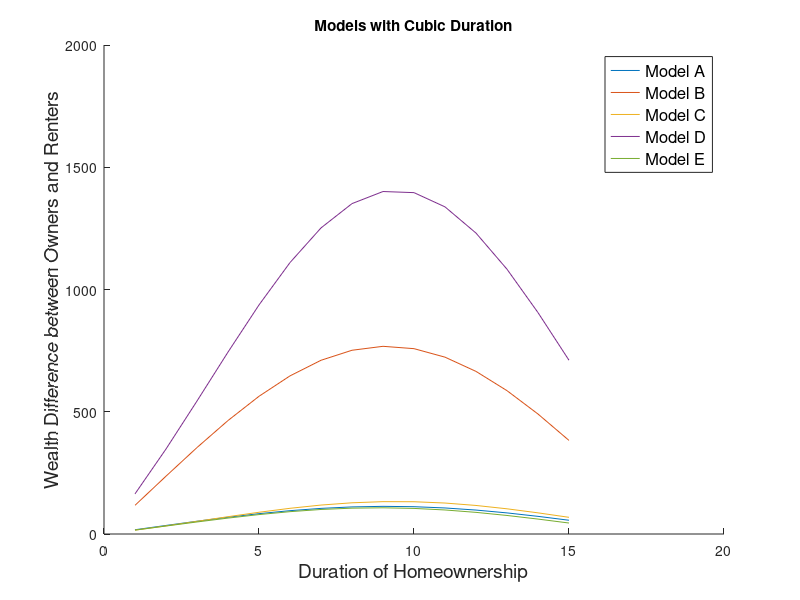
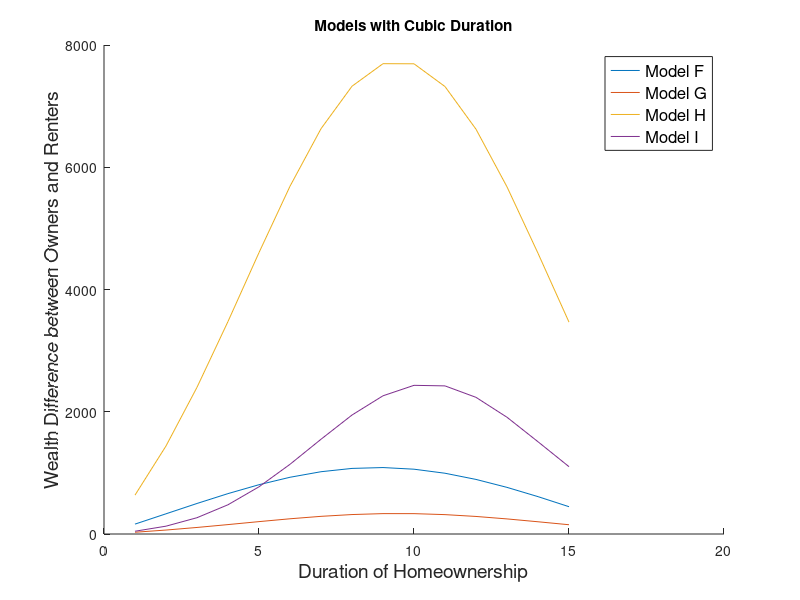
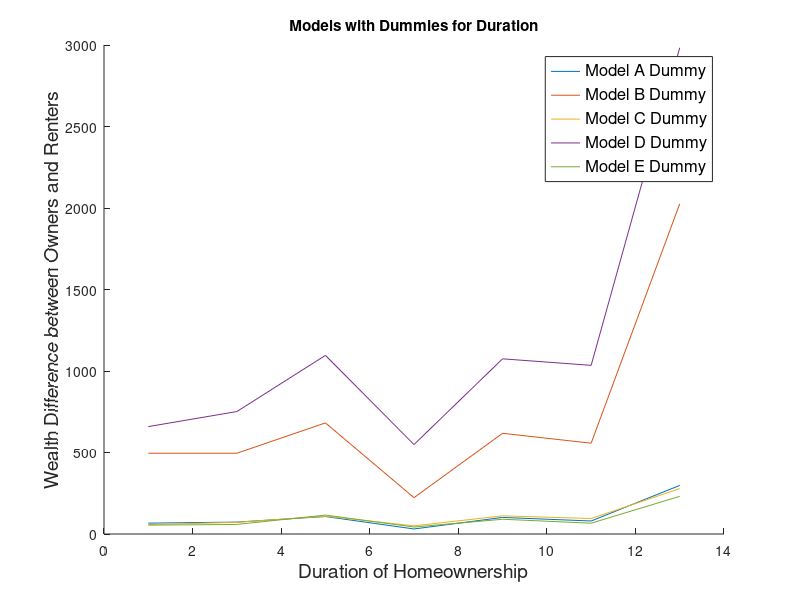
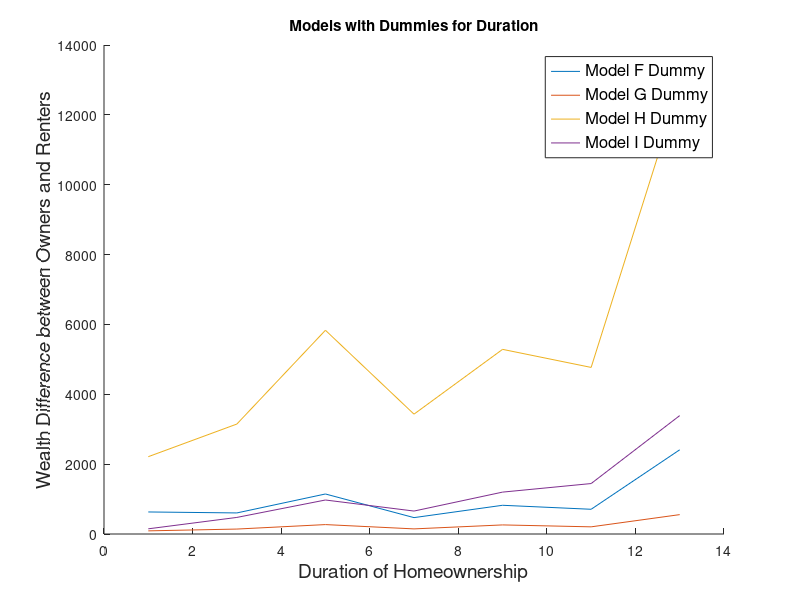

MATLAB code for these plots, in order: (Note: this script raises an error after producing the figures.)
% NOTE: HH_partially_present
%% REGRESSUION RESULTS FOR NET WEALTH
dur         = 1:1:15;
dummy_dur   = 1:2:15;

%% Di et al. MODELs on our sample (1999-2015)
%  LogW = alpha + beta_h * H + beta_sh * SH + beta_ht*TH+ beta_c * C

%% When we use dummies for duration  
%  LogW = alpha + beta_h * H + beta_sh * SH + beta_c * C + Gamma * D
%  where beta_h = 0, beta_sh =0, gamma is the coeff for each dur dummies 

%% OUR MODELS
% Model A - control for initial wealth, income, & other controls
% Model B - control for initial wealth quartiles, income, & other controls
% Model C - control for initial wealth, NOT income, & others
% Model D - control for initial wealth quartiles, NOT income, & others
% Model E - control for initial wealth, income, & NOT other controls
% Model F - control for initial wealth quartiles, income, & NOT other controls
% Model G - control for initial wealth, NOT income, & NOT others
% Model H - control for initial wealth quartiles, NOT income, & NOT others
% Model I - control for none

%% COEFFICIENTS FROM THEIR ESTIMATION 
alpha   = [ -9.632          % MODEL A
            -9.553          % MODEL A Dummy
           -10.10          % MODEL B
           -10.01          % MODEL B Dummy 
             2.592          % MODEL C
             2.563          % MODEL C Dummy 
             2.683          % MODEL D
             2.647          % MODEL D Dummy 
           -11.81            % MODEL E
           -11.74          % MODEL E Dummy
           -12.46          % MODEL F
           -12.37          % MODEL F Dummy 
             2.541          % MODEL G
             2.477          % MODEL G Dummy 
             2.581          % MODEL H
             2.504          % MODEL H Dummy
             5.406          % MODEL I
             5.249          % MODEL I Dummy
           -8.5778];    % Di Belseky Liu (model B)
       
beta_h  = [0.155           % MODEL A
           0               % MODEL A Dummy
           0.157           % MODEL B
           0               % MODEL B Dummy 
           0.249           % MODEL C
           0               % MODEL C Dummy 
           0.258           % MODEL D
           0               % MODEL D Dummy 
           0.188           % MODEL E
           0               % MODEL E Dummy
           0.191           % MODEL F
           0               % MODEL F Dummy 
           0.379           % MODEL G
           0               % MODEL G Dummy 
           0.395           % MODEL H
           0               % MODEL H Dummy
           0.788           % MODEL I
           0               % MODEL I Dummy
           0.79478];       % Di Belseky Liu (model B)  
       
beta_hs = [-0.0085         % MODEL A
            0              % MODEL A Dummy
           -0.0086         % MODEL B
            0              % MODEL B Dummy 
           -0.0132         % MODEL C
            0              % MODEL C Dummy 
           -0.0137         % MODEL D
            0              % MODEL D Dummy 
           -0.0106         % MODEL E
            0              % MODEL E Dummy
           -0.0108         % MODEL F
            0              % MODEL F Dummy 
           -0.0200         % MODEL G
            0              % MODEL G Dummy 
           -0.0208         % MODEL H
            0              % MODEL H Dummy
           -0.0377         % MODEL I
            0              % MODEL I Dummy
           -0.0500];       % Di Belseky Liu (model B)
        
beta_ht = [0               % MODEL A
           0               % MODEL A Dummy
           0               % MODEL B
           0               % MODEL B Dummy 
           0               % MODEL C
           0               % MODEL C Dummy 
           0               % MODEL D
           0               % MODEL D Dummy 
           0               % MODEL E
           0               % MODEL E Dummy
           0               % MODEL F
           0               % MODEL F Dummy 
           0               % MODEL G
           0               % MODEL G Dummy 
           0               % MODEL H
           0               % MODEL H Dummy
           0               % MODEL I
           0               % MODEL I Dummy
           0];             % Di Belseky Liu (model B)
        
%           D1     D3      D5      D7      D9      D11      D13      D15           
Gamma   = [ 0      0       0       0       0       0        0        0     % MODEL A
            0.493  0.530   0.706   0.259   0.679   0.567    1.348   -0.046 % MODEL A Dummy
            0      0       0       0       0       0        0        0     % MODEL B
            0.548  0.548   0.695   0.284   0.647   0.599    1.382   -0.038 % MODEL B Dummy
            0      0       0       0       0       0        0        0     % MODEL C
            0.715  0.832   1.092   0.645   1.104   1.001    1.799    0.448 % MODEL C Dummy
            0      0       0       0       0       0        0        0     % MODEL D
            0.794  0.868   1.104   0.698   1.091   1.066    1.870    0.477 % MODEL D Dummy
            0      0       0       0       0       0        0        0     % MODEL E
            0.526  0.558   0.907   0.434   0.766   0.611    1.371    0.104 % MODEL E Dummy
            0      0       0       0       0       0        0        0     % MODEL F
            0.593  0.573   0.904   0.471   0.720   0.646    1.409    0.099 % MODEL F Dummy
            0      0       0       0       0       0        0        0     % MODEL G
            0.894  1.185   1.673   1.209   1.644   1.457    2.293    1.113 % MODEL G Dummy
            0      0       0       0       0       0        0        0     % MODEL H
            1.004  1.241   1.715   1.303   1.635   1.553    2.398    1.166 % MODEL H Dummy
            0      0       0       0       0       0        0        0     % MODEL I
            1.633  2.651   3.332   2.956   3.534   3.715    4.554    3.869 % MODEL I Dummy
            0      0       0       0       0       0        0        0];   % Di Belseky Liu MODEL B         

        
         %------------------------------------------------------------------------------------------------------------------------------------------------------------------------------------------------------------------------------------
         %         |  DUMMY   |          |  DUMMY   |          |  DUMMY   |          |  DUMMY   |         |  DUMMY   |          |  DUMMY   |          |  DUMMY   |          |  DUMMY   |          |  DUMMY   |
         % MODEL A |  MODEL A |  MODEL B |  MODEL B |  MODEL C |  MODEL C |  MODEL D |  MODEL D | MODEL E |  MODEL E |  MODEL F |  MODEL F |  MODEL G |  MODEL G |  MODEL H |  MODEL H |  MODEL I |  MODEL I |  DBL MODEL B 
         %------------------------------------------------------------------------------------------------------------------------------------------------------------------------------------------------------------------------------------
beta_c  = [ 1.223     1.213      1.278      1.265      0         0            0          0          1.415     1.404      1.483      1.469      0         0          0          0          0          0           1.40880     ;...   % Average annual income 1999-2015 (log)    
            0.342     0.342      0          0          0.424     0.422        0          0          0.428     0.427      0          0          0.562     0.558      0          0          0          0           0           ;...   % Net wealth 1999 (log)
            0         0          0          0          0         0            0          0          0         0          0          0          0         0          0          0          0          0           0.23708     ;...   % Savings tendency between 1984 and 1994
            2.52e-07  2.70e-07   3.18e-07   3.37e-07   2.96e-07  3.16e-07     3.77e-07   3.99e-07   0         0          0          0          0         0          0          0          0          0           1.2790e-05  ;...   % Total inheritance and settlement payment received between 1989 and 2001
            0         0          0          0          0         0            0          0          0         0          0          0          0         0          0          0          0          0           0.6572      ;...   % Ever selected itemizing deduction in tax filings between 1989 and 2001  
            0.424     0.417      0.420      0.412      0.712     0.699        0.722      0.708      0         0          0          0          0         0          0          0          0          0           0.40858     ;...   % High school
           -0.000522 -0.000222   0.000907   0.00128   -0.00529  -0.00484     -0.00381   -0.00326   -0.0151   -0.0150    -0.0137    -0.0135    -0.0207   -0.0204    -0.0191    -0.0187    -0.0393    -0.0384      0.01880     ;...   % Age of household head in 1999
            0         0          0          0          0         0            0          0          0         0          0          0          0         0          0          0          0          0           0.24488     ;...   % Percentage of time as a married couple hh
            0.187     0.192      0.183      0.188      0.150     0.155        0.143      0.149      0         0          0          0          0         0          0          0          0          0          -9.09e-05    ;...   % Change in the number of children in household, 1999-2015
            0         0          3.278      3.276      0         0            4.088      4.073      0         0          4.117      4.116      0         0          5.492      5.461      0          0           0           ;...   % Being in top quart of wealth dist. in 1999
           -0.505    -0.520     -0.513     -0.531     -0.666    -0.687       -0.688     -0.713      0         0          0          0          0         0          0          0          0          0           0.10545     ;...   % South
           -0.00661  -0.0228     0.00371   -0.0137    -0.243    -0.263       -0.245     -0.266      0         0          0          0          0         0          0          0          0          0           0.17547     ]';    % Metro in our case // Other metro
           

[height_beta_c, width_beta_c] = size(beta_c);  

%% INDEPENDENT VARIABLES 
% fix variables:
%   1. continuous variables: at their sample means
%   2. categorical variables: estimates of the groups with the highest incidence   
%      (white, HS grad, South, Not in Large, Other Metro, Used itemized
%      dedeuction, top wealth quartile, not divorced)

           % OURS           % DI ETAL
C =       [  10.55           10.40096      % Average annual income 1999-2001 (log)    
              4.550           6.223710     % Net wealth 1999 (log)
              0              -0.01526      % Savings tendency between 1984 and 1994
           9933            5646.987        % Total inheritance and settlement payment received between 1999 and 2015
              0               1            % Ever selected itemizing deduction in tax filings between 199 and 2015  
              1               1            % High school
             43.33           39.77445      % Age of household head in 1999
              0               0.443339     % Percentage of time as a married couple hh
             -0.0914          0.124606     % Change in the number of children in household, 1999-2001
              1               0            % Being in top quart of wealth dist. in 1999
              1               1            % Region: South
              1               1       ];   % Other metro

[height_C, width_C] = size(C); 
       
 beta_c_times_C      = [beta_c(1:end-1,:)*C(:,1)
                        beta_c(end,:)*C(:,2)];
%% DEPENDENT VARIABLES FOR OWNERS and RENTERS
LogW              = nan(height_beta_c, length(dur));
wealth            = nan(height_beta_c, length(dur));
LogW_rent         = nan(height_beta_c, length(dur));
wealth_rent       = nan(height_beta_c, length(dur));
Wealth_Difference = nan(height_beta_c, length(dur));
d = length(dummy_dur);
for i=1:1:height_beta_c % # of models
  if i==2 || i==4 || i==6 || i==8 || i==10 || i==12 || i==14 || i==16  || i==18        % Models where years owning is dummy
     LogW(i,1:d)            = (alpha(i)+beta_c_times_C(i))*ones(size(dummy_dur)) +  ones(size(dummy_dur)).*Gamma(i, :);
     LogW_rent(i,1:d)       = (alpha(i)+beta_c_times_C(i))*ones(size(dummy_dur));
  else    
     LogW(i,:)              = (alpha(i)+beta_c_times_C(i))*ones(size(dur)) +  beta_h(i) * dur + beta_hs(i) * dur.^2 + beta_ht(i) * dur.^3;
     LogW_rent(i,:)         = (alpha(i)+beta_c_times_C(i))*ones(size(dur));
  end
     wealth(i,:)            = exp(LogW(i,:));
     wealth_rent(i,:)       = exp(LogW_rent(i,:));
     Wealth_Difference(i,:) = wealth(i,:)-wealth_rent(i,:);
end

% MODELS A-D
figure(6)
hold on
for i=1:2:(height_beta_c-1)/2  % 1-9
plot(dur,Wealth_Difference(i,:))
end
hleg=legend('Model A','Model B','Model C','Model D','Model E');
set(hleg,'Location','northeast','FontSize',12);
ylabel('Wealth Difference between Owners and Renters','FontSize',14)
xlabel('Duration of Homeownership','FontSize',14)
title("Models with Cubic Duration")

% MODELS E-H
figure(7)
hold on
for i=11:2:17 
plot(dur,Wealth_Difference(i,:))
end
hleg=legend('Model F','Model G','Model H', 'Model I');
set(hleg,'Location','northeast','FontSize',12);
ylabel('Wealth Difference between Owners and Renters','FontSize',14)
xlabel('Duration of Homeownership','FontSize',14)
title("Models with Cubic Duration")

figure(8)
hold on
for i=2:2:10
plot(dummy_dur(1:d-1),Wealth_Difference(i,1:d-1))
end
hleg=legend('Model A Dummy','Model B Dummy', 'Model C Dummy','Model D Dummy','Model E Dummy');
set(hleg,'Location','northeast','FontSize',12);
ylabel('Wealth Difference between Owners and Renters','FontSize',14)
xlabel('Duration of Homeownership','FontSize',14)
title("Models with Dummies for Duration")

figure(9)
hold on
for i=12:2:18
plot(dummy_dur(1:d-1),Wealth_Difference(i,1:d-1))
end
hleg=legend('Model F Dummy','Model G Dummy', 'Model H Dummy','Model I Dummy');
set(hleg,'Location','northeast','FontSize',12);
ylabel('Wealth Difference between Owners and Renters','FontSize',14)
xlabel('Duration of Homeownership','FontSize',14)
title("Models with Dummies for Duration")

% To Excel 
diff_ = length(dur) - length(dummy_dur);
tt = table(dur', [dummy_dur'; zeros(diff_,1)], Wealth_Difference(1,:)', Wealth_Difference(2,:)' , Wealth_Difference(3,:)', Wealth_Difference(4,:)',...
 Wealth_Difference(5,:)',  Wealth_Difference(6,:)' , Wealth_Difference(7,:)', Wealth_Difference(8,:)', Wealth_Difference(9,:)', Wealth_Difference(10,:)', ...
 Wealth_Difference(11,:)',  Wealth_Difference(12,:)' , Wealth_Difference(13,:)', Wealth_Difference(14,:)', Wealth_Difference(15,:)', Wealth_Difference(16,:)', ...
 Wealth_Difference(17,:)',Wealth_Difference(18,:)');
tt.Properties.VariableNames= {'Duration', 'Duration_Dummy', 'LW_Model_A', 'LW_Model_A_Dummy', 'LW_Model_B', 'LW_Model_B_Dummy', ...
    'LW_Model_C', 'LW_Model_C_Dummy', 'LW_Model_D', 'LW_Model_D_Dummy', 'LW_Model_E', 'LW_Model_E_Dummy', 'LW_Model_F', 'LW_Model_F_Dummy', ...
    'LW_Model_G', 'LW_Model_G_Dummy', 'LW_Model_H', 'LW_Model_H_Dummy', 'LW_Model_I', 'LW_Model_I_Dummy'};
writetable(tt,'Matlab_Results.xlsx','Sheet',2)